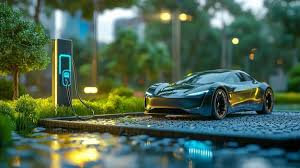
#> input picture practical/ml_practice/OpenCV/ev4.jpg, 300 x 168 px, found by its file name
$ python cv11.py
#> lines starting #> are read from the running program, lines starting #| are printed output that depends on the picture; after the words box and inside, x2 and y2 are one past the last pixel; in counts of white or black regions, pixels touching at a corner belong together
# image Thresholding(binarising image (0-255) only)
# simple thresholding

import numpy as np
import matplotlib.pyplot as plt
import cv2 as cv

img=cv.imread('.venv\practical\ml_practice\OpenCV\ev4.jpg',0)
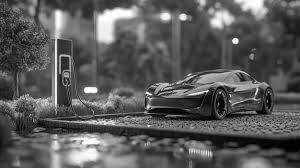
#> img: shape (168, 300); min 0, max 255, mean 90.1

ret,thresh1=cv.threshold(img,120,255,cv.THRESH_BINARY)
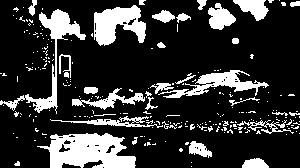
#> thresh1: shape (168, 300); 20.7% white; 243 white regions (209 under 20 px), largest, box (x1, y1, x2, y2) and area: (37, 133, 136, 168) 2312, (0, 9, 86, 114) 1378, (94, 5, 146, 46) 1328
ret,thresh2=cv.threshold(img,120,255,cv.THRESH_BINARY_INV)
ret,thresh3=cv.threshold(img,120,255,cv.THRESH_TRUNC)
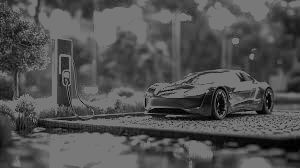
#> thresh3: shape (168, 300); min 0, max 120, mean 80.7
ret,thresh4=cv.threshold(img,120,255,cv.THRESH_TOZERO)
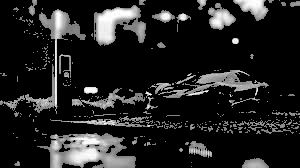
#> thresh4: shape (168, 300); min 0, max 255, mean 34.3
ret,thresh5=cv.threshold(img,120,255,cv.THRESH_TOZERO_INV)
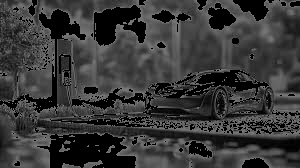
#> thresh5: shape (168, 300); min 0, max 120, mean 55.8

cv.imshow('original',img)
cv.imshow('Binary_threshold',thresh1)
cv.imshow('Binary_INV_threshold',thresh2)
cv.imshow('TRUNC_threshold',thresh3)
cv.imshow('TOZERO_threshold',thresh4)
cv.imshow('TOZERO_INV_threshold',thresh5)

cv.waitKey(0)
cv.destroyAllWindows()
